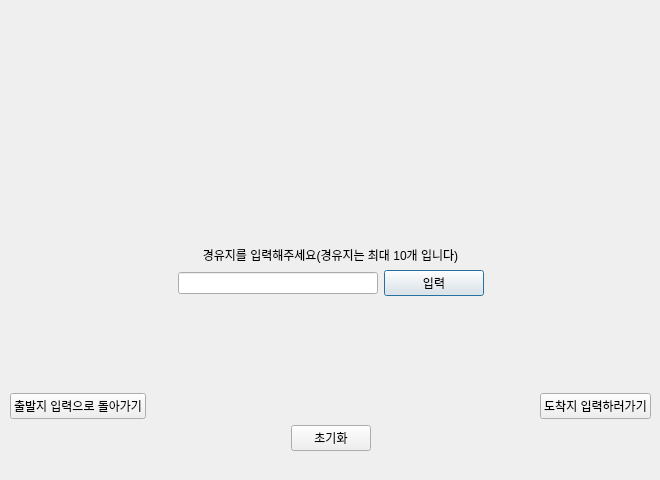
<?xml version="1.0" encoding="UTF-8"?>
<ui version="4.0">
 <class>Dialog</class>
 <widget class="QDialog" name="Dialog">
  <property name="geometry">
   <rect>
    <x>0</x>
    <y>0</y>
    <width>660</width>
    <height>480</height>
   </rect>
  </property>
  <property name="windowTitle">
   <string>Dialog</string>
  </property>
  <widget class="QWidget" name="verticalLayoutWidget">
   <property name="geometry">
    <rect>
     <x>0</x>
     <y>30</y>
     <width>661</width>
     <height>431</height>
    </rect>
   </property>
   <layout class="QVBoxLayout" name="verticalLayout">
    <property name="leftMargin">
     <number>10</number>
    </property>
    <property name="topMargin">
     <number>10</number>
    </property>
    <property name="rightMargin">
     <number>10</number>
    </property>
    <property name="bottomMargin">
     <number>10</number>
    </property>
    <item>
     <widget class="QLabel" name="jemok">
      <property name="minimumSize">
       <size>
        <width>640</width>
        <height>200</height>
       </size>
      </property>
      <property name="maximumSize">
       <size>
        <width>640</width>
        <height>200</height>
       </size>
      </property>
      <property name="text">
       <string>&lt;html&gt;&lt;head/&gt;&lt;body&gt;&lt;img src=&quot;:/icon/icon/one__.png&quot;width=&quot;620&quot; height=&quot;200&quot;/&gt;&lt;/html&gt;</string>
      </property>
     </widget>
    </item>
    <item>
     <widget class="QLabel" name="labelindi">
      <property name="text">
       <string>&lt;html&gt;&lt;head/&gt;&lt;body&gt;&lt;p align=&quot;center&quot;&gt;경유지를 입력해주세요(경유지는 최대 10개 입니다)&lt;/p&gt;&lt;/body&gt;&lt;/html&gt;</string>
      </property>
      <property name="alignment">
       <set>Qt::AlignCenter</set>
      </property>
     </widget>
    </item>
    <item>
     <layout class="QHBoxLayout" name="horizontalLayout">
      <item>
       <spacer name="horizontalSpacer">
        <property name="orientation">
         <enum>Qt::Horizontal</enum>
        </property>
        <property name="sizeHint" stdset="0">
         <size>
          <width>40</width>
          <height>20</height>
         </size>
        </property>
       </spacer>
      </item>
      <item>
       <widget class="QLineEdit" name="imnyukchang">
        <property name="minimumSize">
         <size>
          <width>200</width>
          <height>0</height>
         </size>
        </property>
       </widget>
      </item>
      <item>
       <widget class="QPushButton" name="btn_1">
        <property name="minimumSize">
         <size>
          <width>100</width>
          <height>0</height>
         </size>
        </property>
        <property name="text">
         <string>입력</string>
        </property>
       </widget>
      </item>
      <item>
       <spacer name="horizontalSpacer_2">
        <property name="orientation">
         <enum>Qt::Horizontal</enum>
        </property>
        <property name="sizeHint" stdset="0">
         <size>
          <width>40</width>
          <height>20</height>
         </size>
        </property>
       </spacer>
      </item>
     </layout>
    </item>
    <item>
     <spacer name="verticalSpacer">
      <property name="orientation">
       <enum>Qt::Vertical</enum>
      </property>
      <property name="sizeHint" stdset="0">
       <size>
        <width>20</width>
        <height>40</height>
       </size>
      </property>
     </spacer>
    </item>
    <item>
     <layout class="QHBoxLayout" name="horizontalLayout_3">
      <item>
       <widget class="QPushButton" name="goBack">
        <property name="text">
         <string>출발지 입력으로 돌아가기</string>
        </property>
       </widget>
      </item>
      <item>
       <spacer name="horizontalSpacer_5">
        <property name="orientation">
         <enum>Qt::Horizontal</enum>
        </property>
        <property name="sizeHint" stdset="0">
         <size>
          <width>40</width>
          <height>20</height>
         </size>
        </property>
       </spacer>
      </item>
      <item>
       <widget class="QPushButton" name="toDochak">
        <property name="text">
         <string>도착지 입력하러가기</string>
        </property>
       </widget>
      </item>
     </layout>
    </item>
    <item>
     <layout class="QHBoxLayout" name="horizontalLayout_4">
      <item>
       <spacer name="horizontalSpacer_6">
        <property name="orientation">
         <enum>Qt::Horizontal</enum>
        </property>
        <property name="sizeHint" stdset="0">
         <size>
          <width>40</width>
          <height>20</height>
         </size>
        </property>
       </spacer>
      </item>
      <item>
       <widget class="QPushButton" name="undo_Btn">
        <property name="text">
         <string>초기화</string>
        </property>
       </widget>
      </item>
      <item>
       <spacer name="horizontalSpacer_7">
        <property name="orientation">
         <enum>Qt::Horizontal</enum>
        </property>
        <property name="sizeHint" stdset="0">
         <size>
          <width>40</width>
          <height>20</height>
         </size>
        </property>
       </spacer>
      </item>
     </layout>
    </item>
   </layout>
  </widget>
 </widget>
 <resources>
  <include location="main.qrc"/>
 </resources>
 <connections/>
</ui>
